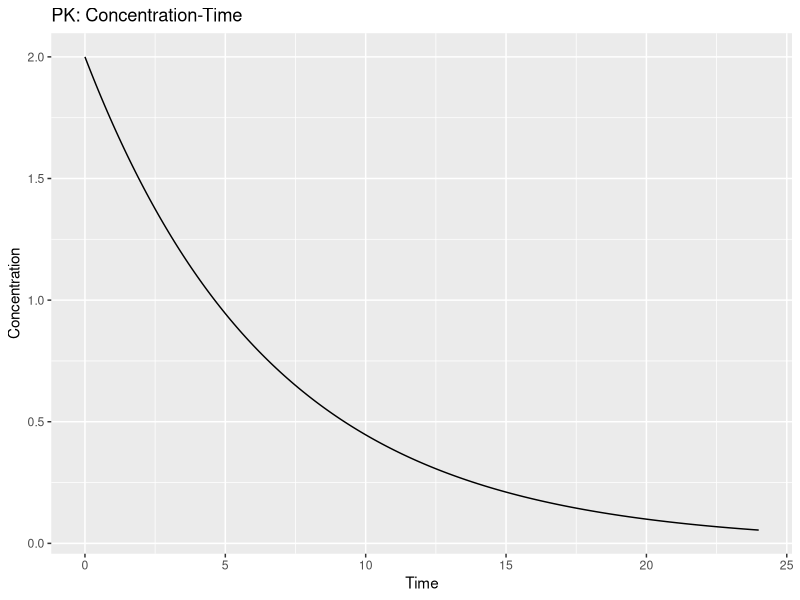
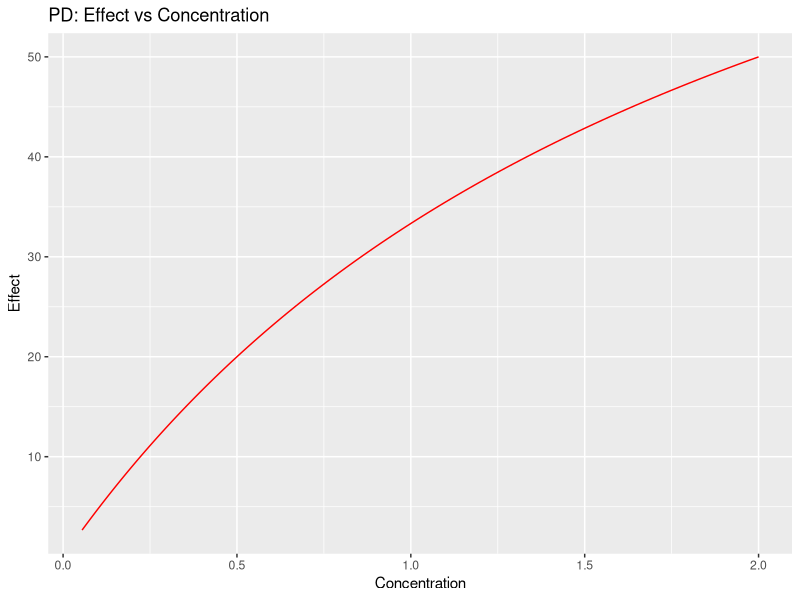
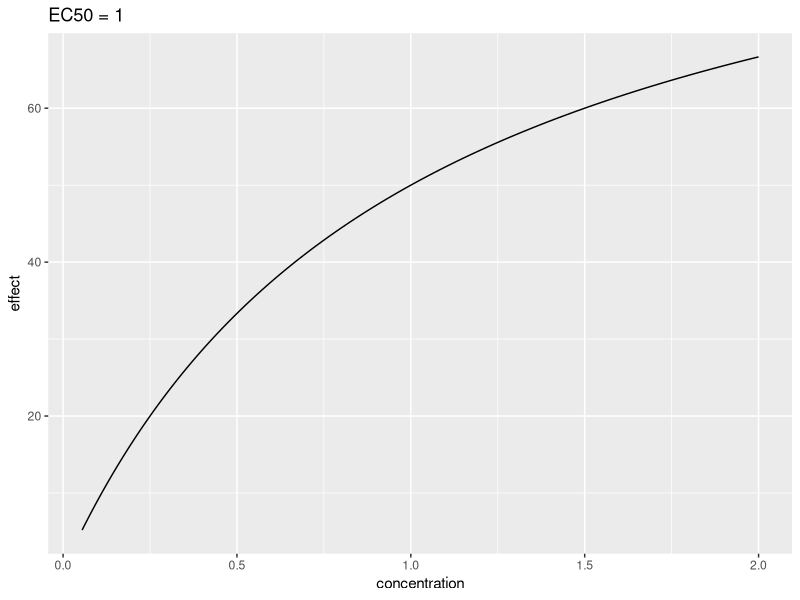
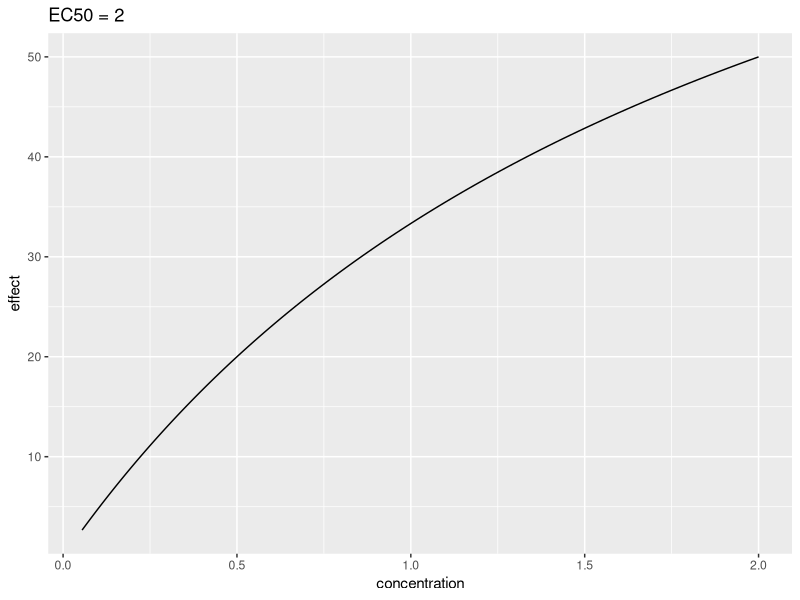
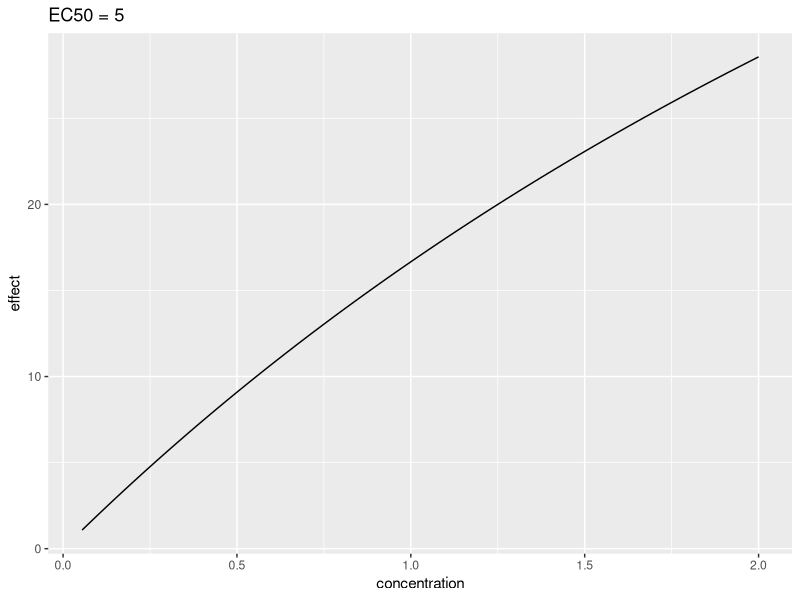

Source code (R) for these figures, in order:
library(ggplot2)

# --- PK parameters ---
dose <- 50
Vd <- 25
k <- 0.15

C0 <- dose / Vd
time <- seq(0, 24, by = 0.1)
C <- C0 * exp(-k * time)

# --- PD parameters ---
Emax <- 100
EC50 <- 2

# Effect
E <- (Emax * C) / (EC50 + C)

# Data
data <- data.frame(time = time, concentration = C, effect = E)

# --- Plot concentration ---
p1 <- ggplot(data, aes(x = time, y = concentration)) +
  geom_line() +
  labs(title = "PK: Concentration-Time", x = "Time", y = "Concentration")

# --- Plot effect ---
p2 <- ggplot(data, aes(x = concentration, y = effect)) +
  geom_line(color = "red") +
  labs(title = "PD: Effect vs Concentration", x = "Concentration", y = "Effect")

# Save
ggsave("pk_plot.png", p1)
ggsave("pd_plot.png", p2)

EC50_values <- c(1, 2, 5)

for (ec in EC50_values) {
  effect <- (Emax * C) / (ec + C)
  data$effect <- effect
  
  p <- ggplot(data, aes(x = concentration, y = effect)) +
    geom_line() +
    labs(title = paste("EC50 =", ec))
  
  ggsave(paste0("pd_ec50_", ec, ".png"), p)
}
